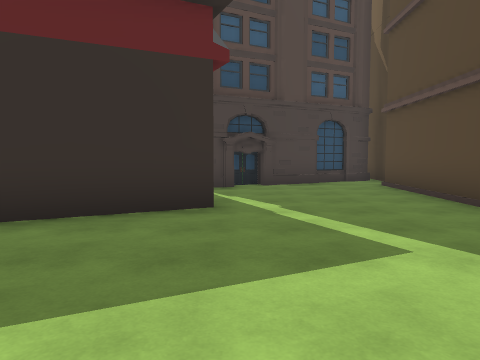
view 1 (above)

24 first-person views from a walk through a 3-D level made in the Unity game engine. The camera is 1.4 m above the floor, tilts 4° down and sees 70° across. The floor is counted in squares, 2 m on a side. Each view is taken from the middle of a square. On the plan, view 1 faces up. The plan holds only what a view shows up to about 11 squares ahead; the rest is blank. The place goes on beyond the plan. Some animated figures are not drawn. Some surface patterns are stand-ins.

view 2
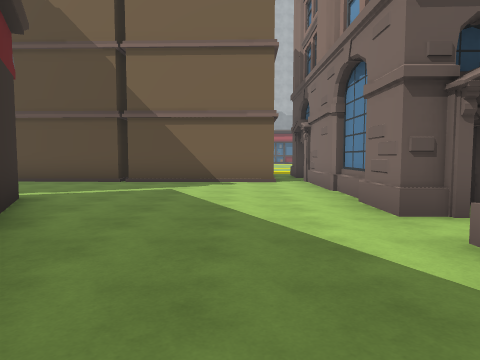

view 3
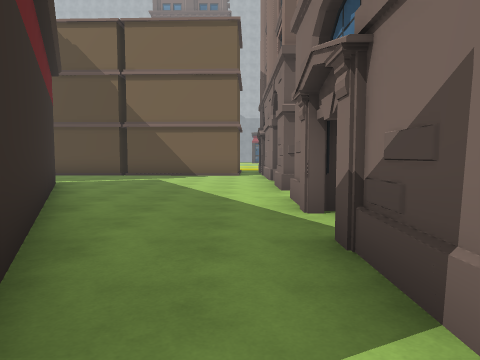

view 4
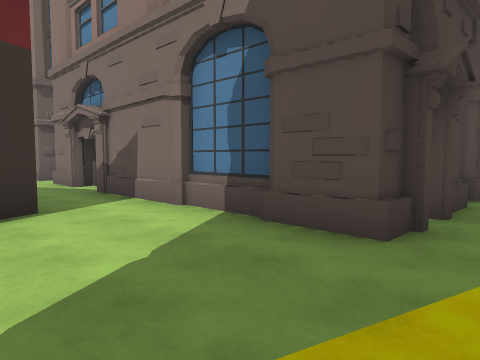

view 5
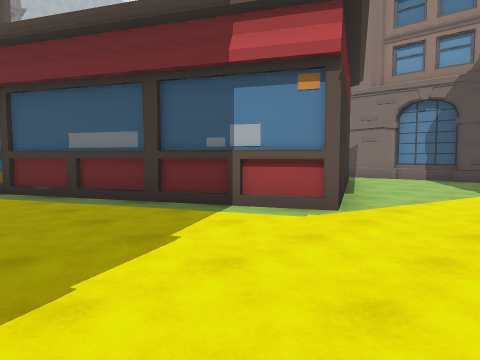

view 6
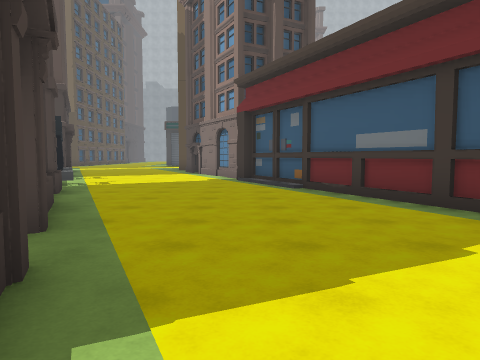

view 7
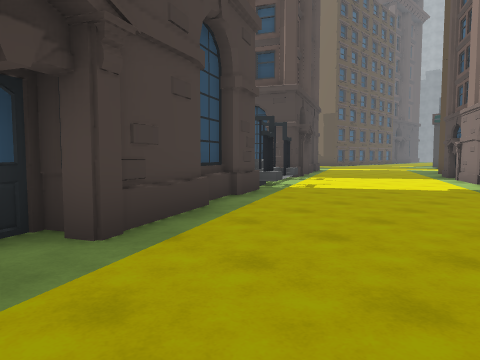

view 8
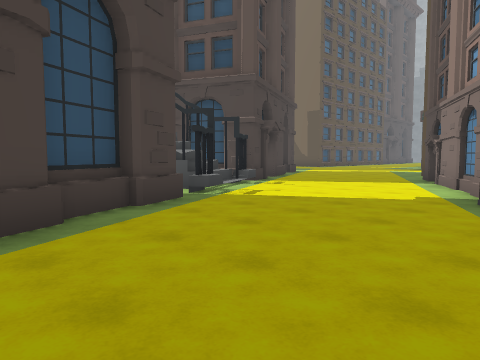

view 9
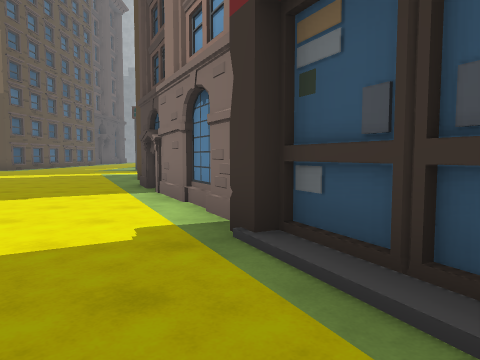

view 10
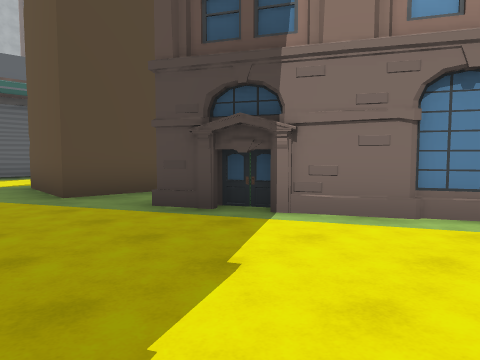

view 11
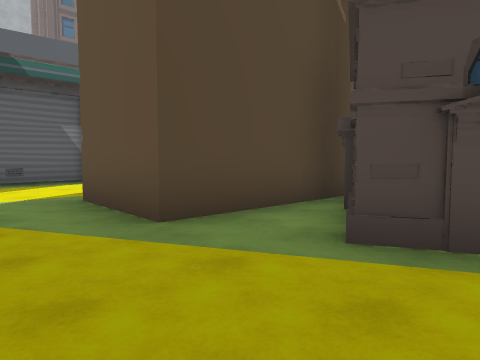

view 12
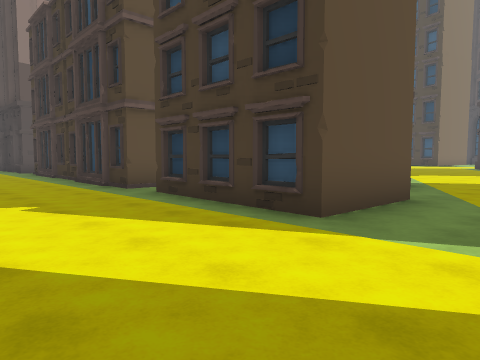

view 13
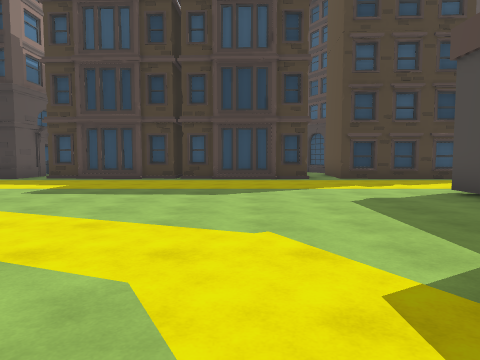

view 14
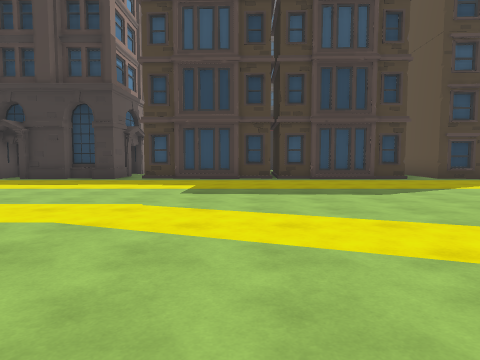

view 15
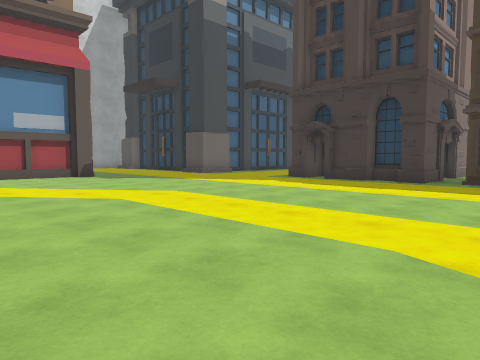

view 16
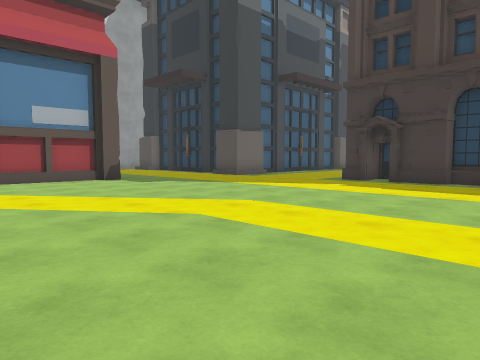

view 17
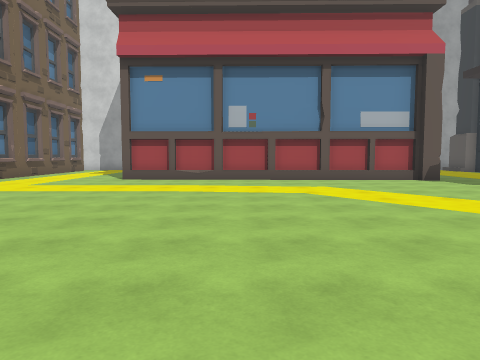

view 18
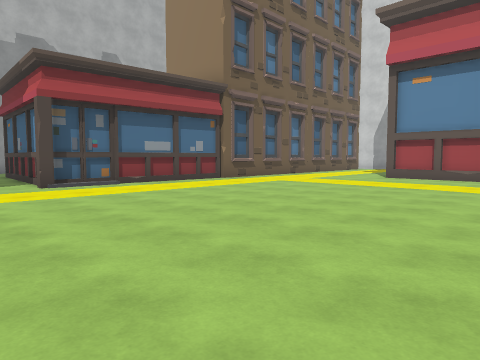

view 19
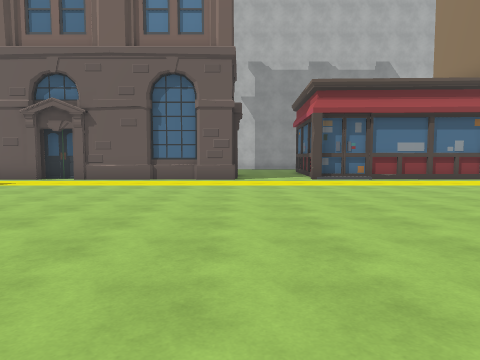

view 20
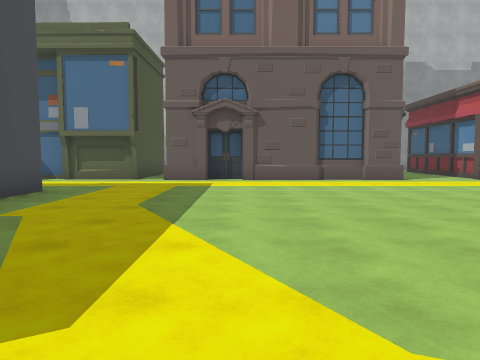

view 21
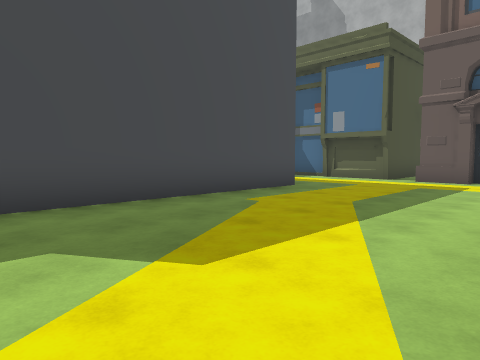

view 22
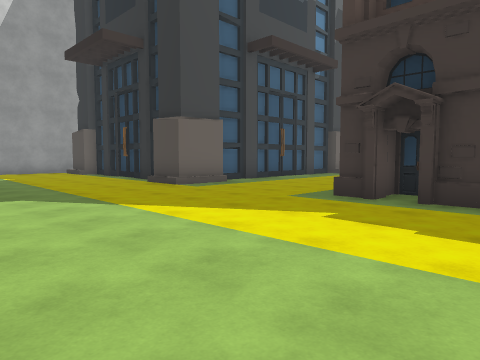

view 23
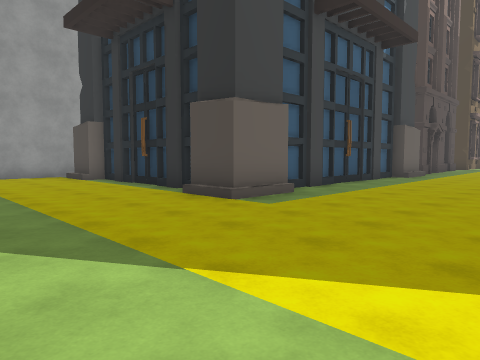

view 24
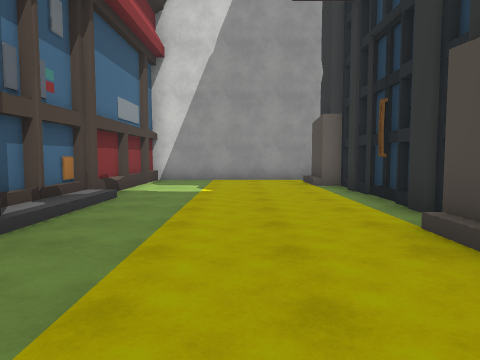

### Floor plan
Points are (right, up) in squares from view 1. A wall is a line through its corners. A room is listed if a view was taken in it or the views show most of it. See-through windows are left out.
Room 1 (views 1, 2)
walls: (-0.3, 4.7) (-7.1, 1.3); (-0.4, -1.1) (1, -1.1); (-2, -0.9) (3.7, -0.9); (4.2, 4.3) (3.3, 4.3); (3.4, 0.1) (3.8, 8.2); (0.5, 8.5) (-0.2, 8.2); (-4.9, -0.9) (-3.3, -0.9); (3.8, 9.8) (-0.7, 7.6); (-8.6, -0.9) (-6.1, -0.9)
ways out: opening at (-8, 0) to room 2; opening at (-3, -1) to room 3
Room 2 (views 3, 4, 5, 6, 7, 8, 9, 10, 11)
walls: (-6.4, 13.4) (-6.6, 13.8) (-7.9, 13.2); (-10.8, 11.5) (-11.4, 11.3); (-2.2, 10.1) (2.5, 12.4); (-5.5, 14) (-9.9, 11.9); (-4.9, 14) (-5.1, 14.3); (-4.1, 15.3) (-4.6, 15); (-8.2, 0.7) (-10.7, 5.9) (-3.1, 9.6) (-3.2, 9.9) (-2.7, 10.1); (1.7, 11.6) (1.5, 12.1); (-10.5, -1.1) (-8.8, -1.1); (3.8, 9.3) (4, 13.1); (-11.8, -0.9) (-8.6, -0.9)
low walls: (-4.1, 14.3) (-4.9, 14)
ways out: opening at (-8, 0) to room 1; opening at (-12.5, 0) to room 3; opening at (4, 14.5) to room 3
Room 3 (views 12, 13, 14, 15, 16, 17, 18, 19, 20, 21, 22, 23, 24)
walls: (6.4, -0.9) (6.4, -1.5); (6.4, -2.3) (6.4, -3.8); (6, -1.6) (6, -2.3); (5.5, -4.3) (6.4, -4.3) (6.4, -5.1); (6.4, 4) (6.3, 0); (11.3, -9.8) (11.8, -9.8); (11.8, -10.2) (20.5, -10.3); (7, -9.1) (7, -10.4); (5.5, -9.1) (7.2, -9.1); (6.5, 8.1) (6.4, 4.2); (11.4, 10) (10.4, 10); (6.6, -11) (6.6, -14.9); (11.8, -12.9) (11.8, -10.8); (24.2, 1.2) (24.2, 6); (6.4, 10.1) (6.4, 9.5); (10.6, 11.4) (10.6, 13.4); (6.4, -12.2) (6.4, -12.8); (24.6, 2.2) (24.6, 3.8); (6.4, -12.9) (6.4, -13.4); (24.2, -6.5) (24.2, -3.5); (24.3, -6.3) (24.5, -1.5); (11.7, -14.4) (11.8, -13.3); (6.4, 11.4) (6.4, 10.8); (-2, -1.5) (-2, -0.9); (21, 10) (14.8, 10); (24.6, 5.9) (24.6, 7) (24.2, 7) (24.2, 8.3); (0, -9.5) (5.1, -9.5); (6.4, -14.6) (6.4, -15.2) (7, -15.2) (7, -16.4); (6.4, 12.6) (6.4, 11.9); (11.7, -16) (11.7, -15); (24.2, -11.1) (24.2, -10.2); (24.4, -11) (24.3, -10.5); (24.2, 9.5) (24.2, 11); (11.4, -17.1) (11.5, -14.3); (4, 13.1) (6.7, 12.9) (6.5, 9.1); (24.6, 9.2) (24.6, 11.2); (25.5, 9.1) (24.3, 9.1); (6.9, -17.1) (11.7, -17.1); (24.2, 11.2) (24.2, 12.2); (24.6, 11.5) (24.6, 12.2); (-11.8, -1.5) (-11.8, -0.9); (-11.8, -3.6) (-11.8, -2.9); (-11.8, -5) (-11.8, -4.1)
low walls: (6.2, -1.5) (6.2, -2.4); (7.2, -9.1) (7.2, -10.4); (24.4, 6.3) (24.6, 7); (7.2, -15.5) (7.2, -16.4)
ways out: opening at (-3, -1) to room 1; opening at (-12.5, 0) to room 2; opening at (4, 14.5) to room 2

Where each view was taken, in squares from view 1:
view 1: 0 up, 0 right, facing up
view 2: 1 up, 6 left, facing right
view 3: 0 up, 9 left, facing right
view 4: 2 up, 13 left, facing down-right
view 5: 10 up, 13 left, facing down-right
view 6: 10 up, 13 left, facing right
view 7: 9 up, 11 left, facing up-right
view 8: 9 up, 9 left, facing up-right
view 9: 10 up, 6 left, facing right
view 10: 15 up, 2 left, facing down-right
view 11: 15 up, 1 right, facing down-right
view 12: 15 up, 10 right, facing down-left
view 13: 6 up, 17 right, facing left
view 14: 3 up, 17 right, facing left
view 15: 2 up, 16 right, facing down-left
view 16: 0 up, 16 right, facing down-left
view 17: 0 up, 17 right, facing down
view 18: 1 up, 16 right, facing down-right
view 19: 1 up, 14 right, facing right
view 20: 6 up, 14 right, facing right
view 21: 5 up, 14 right, facing up-right
view 22: 2 down, 12 right, facing down-left
view 23: 5 down, 11 right, facing down-left
view 24: 7 down, 9 right, facing down
